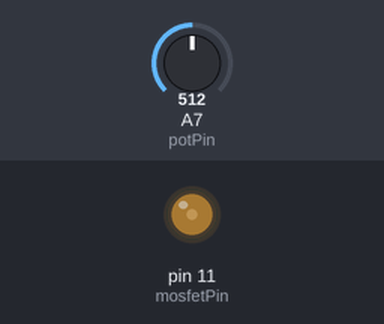
Simulated run of this sketch. Board: Arduino Nano, built with avr-gcc and run on an emulated ATmega328P. On the bench: output pins drawn as LEDs (lit = HIGH). Inputs (shaded band) come from the test bench; at power-on: A7 (potPin) = 512.

Above: at 1.2 s.
1.3 s: A7 (potPin) set to 306
At 1.9 s:
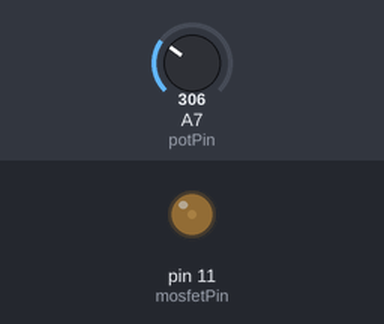
2.8 s: A7 (potPin) set to 900
At 3.3 s:
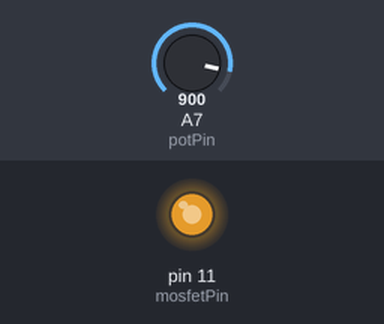
4.4 s: A7 (potPin) set to 716
At 5.9 s:
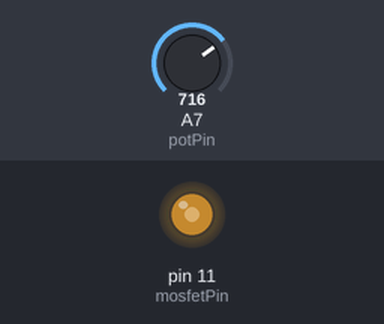
Timing chart, 0 to 7.4 s (numbered marks = the images above; inputs shaded):
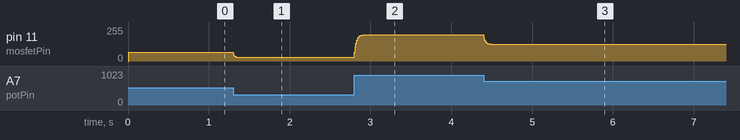

The sketch:

LightDimmer.ino
```cpp
#include <avr/sleep.h>  // Include the sleep library
#include <TimerOne.h>
#include <math.h>       // Include the math library for logarithmic mapping
#include <avr/power.h>  // Include the power library for clock prescaling

#define SERIAL_OUTPUT_ON false   // Set to true to enable serial output, false to disable
#define TIMER_INTERVAL_MS 10000  // Adjust this value to change the Timer1 interval in milliseconds

float EMA_a = 0.35;        //initialization of EMA alpha
int EMA_S = 0;             //initialization of EMA S
const int potPin = A7;     // Analog pin connected to the potentiometer
const int mosfetPin = 11;  // Digital pin connected to the gate of the MOSFET

void setup() {
  TCCR2B = TCCR2B & B11111000 | B00000010;  // set timer 2 divisor to     8 for PWM frequency of  3921.16 Hz
  analogReference(EXTERNAL);
  pinMode(potPin, INPUT);      // Set potentiometer pin as input
  pinMode(mosfetPin, OUTPUT);  // Set MOSFET pin as output
  Timer1.initialize(TIMER_INTERVAL_MS);
  Timer1.attachInterrupt(looper);  // blinkLED to run every 0.15 seconds
// Initialize serial communication if SERIAL_OUTPUT_ON is true
#if SERIAL_OUTPUT_ON
  Serial.begin(115200);
#endif
  EMA_S = analogRead(potPin);  //set EMA S for t=1
}

void looper(void) {
  // Your main code here
  int potValue = analogRead(potPin);

  EMA_S = (EMA_a * potValue) + ((1 - EMA_a) * EMA_S);  //run the EMA

  // Map the potentiometer value exponentially to PWM value (50-255)
  int pwmValue = expMap(EMA_S, 0, 1023, 5, 255);

  analogWrite(mosfetPin, pwmValue);

// Output the potentiometer value and mapped PWM value to serial monitor if SERIAL_OUTPUT_ON is true
#if SERIAL_OUTPUT_ON
  Serial.print("\npotValue value: ");
  Serial.println(potValue);
  Serial.print("EMA_S value: ");
  Serial.println(EMA_S);
  Serial.print("Mapped PWM value: ");
  Serial.println(pwmValue);
#endif
}

void loop() {
  // Add any necessary code here, if needed
}

// Custom exponential mapping function
int expMap(int x, int in_min, int in_max, int out_min, int out_max) {
  // Ensure that potValue is within the specified range to avoid errors in exponentiation
  x = constrain(x, in_min, in_max);

  // Calculate the exponential scale

  float expScale = pow(x - in_min, 2) / pow(in_max - in_min, 2);

  // Map the exponential scale to the output range
  return (int)(out_min + expScale * (out_max - out_min));
}
```

Measured:
- after the input at 1.3 s, pin 11 (mosfetPin): 67/255 → 27/255 at once
- after the input at 2.8 s, pin 11 (mosfetPin): moves from 27/255 to 197/255 over 0.12 s, starting at once
- after the input at 4.4 s, pin 11 (mosfetPin): moves from 197/255 to 127/255 over 0.09 s, starting at once
